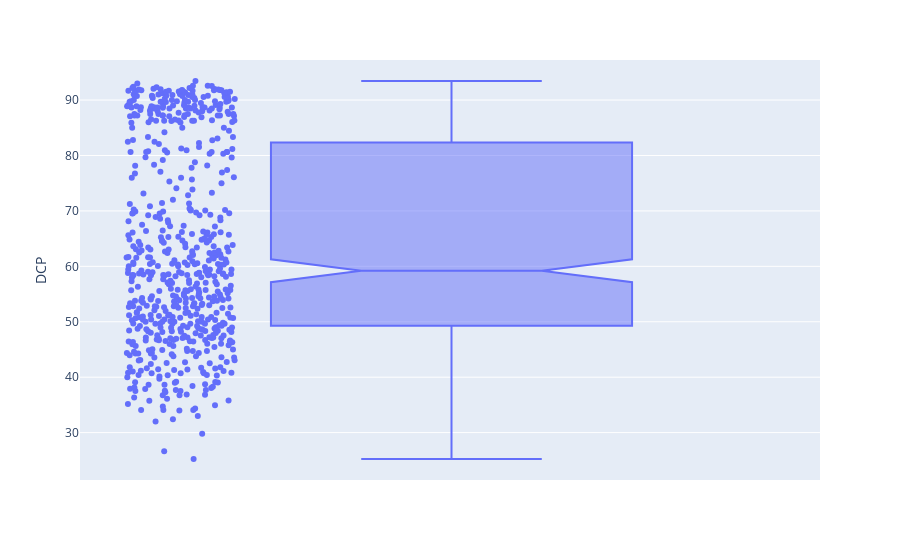

Source (notebook cell):
### Code cell
fig = px.box(df.reset_index(), y='DCP', hover_data=['class'], points='all', notched=True)
fig.show()

### Figure 1 — Plotly figure (JSON) as saved in the notebook; plotly's stock layout.template omitted (floating-point values rounded to 4 significant figures; data arrays with more than 128 entries replaced by an {"elided": "..."} marker saying what was removed)
{"data": [{"alignmentgroup": "True", "boxpoints": "all", "customdata": {"elided": "632x1 str values"}, "hovertemplate": "DCP=%{y}<br>class=%{customdata[0]}<extra></extra>", "legendgroup": "", "marker": {"color": "#636efa"}, "name": "", "notched": true, "offsetgroup": "", "orientation": "v", "showlegend": false, "type": "box", "x0": " ", "xaxis": "x", "y": {"elided": "632 float values"}, "y0": " ", "yaxis": "y"}], "layout": {"autosize": true, "boxmode": "group", "legend": {"tracegroupgap": 0}, "margin": {"t": 60}, "xaxis": {"anchor": "y", "autorange": true, "domain": [0, 1], "range": [-0.5023, 0.5], "type": "category"}, "yaxis": {"anchor": "x", "autorange": true, "domain": [0, 1], "range": [21.45, 97.23], "title": {"text": "DCP"}, "type": "linear"}}}
